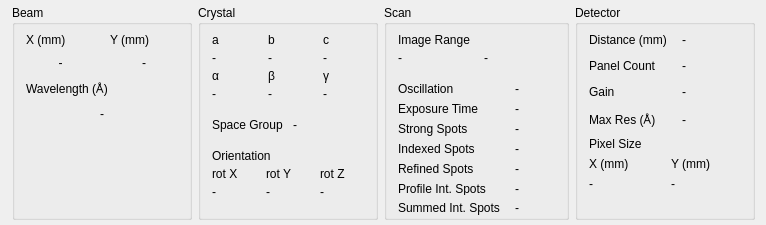
<?xml version="1.0" encoding="UTF-8"?>
<ui version="4.0">
 <class>Form</class>
 <widget class="QWidget" name="Form">
  <property name="geometry">
   <rect>
    <x>0</x>
    <y>0</y>
    <width>766</width>
    <height>225</height>
   </rect>
  </property>
  <property name="sizePolicy">
   <sizepolicy hsizetype="MinimumExpanding" vsizetype="Fixed">
    <horstretch>0</horstretch>
    <verstretch>0</verstretch>
   </sizepolicy>
  </property>
  <property name="windowTitle">
   <string>Form</string>
  </property>
  <property name="styleSheet">
   <string notr="true">QLabel[infoPath] {
	background-color: lightGray;
	padding-left: 1;
}
/* Highlight empty infoPaths as an error */
QLabel[infoPath=&quot;&quot;] {
	background-color: red;
}
QLabel {
    padding: 1.5
}</string>
  </property>
  <layout class="QHBoxLayout" name="horizontalLayout_3">
   <property name="sizeConstraint">
    <enum>QLayout::SetNoConstraint</enum>
   </property>
   <property name="leftMargin">
    <number>12</number>
   </property>
   <property name="topMargin">
    <number>5</number>
   </property>
   <property name="bottomMargin">
    <number>5</number>
   </property>
   <item>
    <widget class="QGroupBox" name="groupBox">
     <property name="title">
      <string>Beam</string>
     </property>
     <layout class="QVBoxLayout" name="verticalLayout_8">
      <property name="spacing">
       <number>0</number>
      </property>
      <property name="margin">
       <number>6</number>
      </property>
      <item>
       <layout class="QVBoxLayout" name="verticalLayout_2">
        <property name="spacing">
         <number>5</number>
        </property>
        <item>
         <layout class="QGridLayout" name="gridLayout">
          <item row="0" column="0">
           <widget class="QLabel" name="label">
            <property name="text">
             <string>X (mm)</string>
            </property>
           </widget>
          </item>
          <item row="0" column="1">
           <widget class="QLabel" name="label_2">
            <property name="text">
             <string>Y (mm)</string>
            </property>
           </widget>
          </item>
          <item row="1" column="0">
           <widget class="QLabel" name="beam_x">
            <property name="text">
             <string notr="true">-</string>
            </property>
            <property name="alignment">
             <set>Qt::AlignCenter</set>
            </property>
            <property name="infoPath" stdset="0">
             <string notr="true">{xb}</string>
            </property>
           </widget>
          </item>
          <item row="1" column="1">
           <widget class="QLabel" name="beam_y">
            <property name="text">
             <string notr="true">-</string>
            </property>
            <property name="alignment">
             <set>Qt::AlignCenter</set>
            </property>
            <property name="infoPath" stdset="0">
             <string notr="true">{yb}</string>
            </property>
           </widget>
          </item>
         </layout>
        </item>
        <item>
         <layout class="QVBoxLayout" name="verticalLayout">
          <item>
           <widget class="QLabel" name="label_3">
            <property name="styleSheet">
             <string notr="true">* { padding-top: 3 }</string>
            </property>
            <property name="text">
             <string>Wavelength (Å)</string>
            </property>
            <property name="textFormat">
             <enum>Qt::AutoText</enum>
            </property>
            <property name="scaledContents">
             <bool>false</bool>
            </property>
            <property name="margin">
             <number>0</number>
            </property>
            <property name="indent">
             <number>-1</number>
            </property>
           </widget>
          </item>
          <item>
           <widget class="QLabel" name="beam_y_2">
            <property name="styleSheet">
             <string notr="true">* { padding-top: 3 }</string>
            </property>
            <property name="text">
             <string notr="true">-</string>
            </property>
            <property name="alignment">
             <set>Qt::AlignCenter</set>
            </property>
            <property name="infoPath" stdset="0">
             <string notr="true">{w_lambda:.6f} Å</string>
            </property>
           </widget>
          </item>
         </layout>
        </item>
       </layout>
      </item>
      <item>
       <spacer name="verticalSpacer_3">
        <property name="orientation">
         <enum>Qt::Vertical</enum>
        </property>
        <property name="sizeType">
         <enum>QSizePolicy::MinimumExpanding</enum>
        </property>
        <property name="sizeHint" stdset="0">
         <size>
          <width>20</width>
          <height>0</height>
         </size>
        </property>
       </spacer>
      </item>
     </layout>
    </widget>
   </item>
   <item>
    <widget class="QGroupBox" name="groupBox_2">
     <property name="title">
      <string>Crystal</string>
     </property>
     <layout class="QVBoxLayout" name="verticalLayout_4">
      <property name="spacing">
       <number>0</number>
      </property>
      <property name="margin">
       <number>6</number>
      </property>
      <item>
       <layout class="QGridLayout" name="gridLayout_3">
        <property name="horizontalSpacing">
         <number>5</number>
        </property>
        <property name="verticalSpacing">
         <number>0</number>
        </property>
        <item row="0" column="0">
         <widget class="QLabel" name="label_16">
          <property name="text">
           <string>a</string>
          </property>
         </widget>
        </item>
        <item row="0" column="1">
         <widget class="QLabel" name="label_5">
          <property name="text">
           <string>b</string>
          </property>
         </widget>
        </item>
        <item row="0" column="2">
         <widget class="QLabel" name="label_6">
          <property name="text">
           <string>c</string>
          </property>
         </widget>
        </item>
        <item row="1" column="0">
         <widget class="QLabel" name="label_12">
          <property name="minimumSize">
           <size>
            <width>50</width>
            <height>0</height>
           </size>
          </property>
          <property name="text">
           <string notr="true">-</string>
          </property>
          <property name="infoPath" stdset="0">
           <string notr="true">{a}</string>
          </property>
         </widget>
        </item>
        <item row="1" column="1">
         <widget class="QLabel" name="label_11">
          <property name="minimumSize">
           <size>
            <width>50</width>
            <height>0</height>
           </size>
          </property>
          <property name="text">
           <string notr="true">-</string>
          </property>
          <property name="infoPath" stdset="0">
           <string notr="true">{b}</string>
          </property>
         </widget>
        </item>
        <item row="1" column="2">
         <widget class="QLabel" name="label_10">
          <property name="minimumSize">
           <size>
            <width>50</width>
            <height>0</height>
           </size>
          </property>
          <property name="text">
           <string notr="true">-</string>
          </property>
          <property name="infoPath" stdset="0">
           <string notr="true">{c}</string>
          </property>
         </widget>
        </item>
        <item row="2" column="0">
         <widget class="QLabel" name="label_7">
          <property name="text">
           <string>α</string>
          </property>
         </widget>
        </item>
        <item row="2" column="1">
         <widget class="QLabel" name="label_8">
          <property name="text">
           <string>β</string>
          </property>
         </widget>
        </item>
        <item row="2" column="2">
         <widget class="QLabel" name="label_9">
          <property name="text">
           <string>γ</string>
          </property>
         </widget>
        </item>
        <item row="3" column="0">
         <widget class="QLabel" name="label_15">
          <property name="minimumSize">
           <size>
            <width>50</width>
            <height>0</height>
           </size>
          </property>
          <property name="text">
           <string notr="true">-</string>
          </property>
          <property name="infoPath" stdset="0">
           <string notr="true">{alpha}</string>
          </property>
         </widget>
        </item>
        <item row="3" column="1">
         <widget class="QLabel" name="label_14">
          <property name="minimumSize">
           <size>
            <width>50</width>
            <height>0</height>
           </size>
          </property>
          <property name="text">
           <string notr="true">-</string>
          </property>
          <property name="infoPath" stdset="0">
           <string notr="true">{beta}</string>
          </property>
         </widget>
        </item>
        <item row="3" column="2">
         <widget class="QLabel" name="label_13">
          <property name="minimumSize">
           <size>
            <width>50</width>
            <height>0</height>
           </size>
          </property>
          <property name="text">
           <string notr="true">-</string>
          </property>
          <property name="infoPath" stdset="0">
           <string notr="true">{gamma}</string>
          </property>
         </widget>
        </item>
       </layout>
      </item>
      <item>
       <spacer name="verticalSpacer_5">
        <property name="orientation">
         <enum>Qt::Vertical</enum>
        </property>
        <property name="sizeType">
         <enum>QSizePolicy::Maximum</enum>
        </property>
        <property name="sizeHint" stdset="0">
         <size>
          <width>20</width>
          <height>13</height>
         </size>
        </property>
       </spacer>
      </item>
      <item>
       <layout class="QHBoxLayout" name="horizontalLayout">
        <property name="bottomMargin">
         <number>0</number>
        </property>
        <item>
         <widget class="QLabel" name="label_4">
          <property name="text">
           <string>Space Group</string>
          </property>
         </widget>
        </item>
        <item>
         <widget class="QLabel" name="label_17">
          <property name="minimumSize">
           <size>
            <width>50</width>
            <height>0</height>
           </size>
          </property>
          <property name="text">
           <string notr="true">-</string>
          </property>
          <property name="infoPath" stdset="0">
           <string notr="true">{spg_group}</string>
          </property>
         </widget>
        </item>
       </layout>
      </item>
      <item>
       <spacer name="verticalSpacer_6">
        <property name="orientation">
         <enum>Qt::Vertical</enum>
        </property>
        <property name="sizeType">
         <enum>QSizePolicy::Maximum</enum>
        </property>
        <property name="sizeHint" stdset="0">
         <size>
          <width>20</width>
          <height>13</height>
         </size>
        </property>
       </spacer>
      </item>
      <item>
       <layout class="QVBoxLayout" name="orientationLayout">
        <property name="spacing">
         <number>0</number>
        </property>
        <item>
         <widget class="QLabel" name="label_18">
          <property name="text">
           <string>Orientation</string>
          </property>
          <property name="margin">
           <number>2</number>
          </property>
         </widget>
        </item>
        <item>
         <layout class="QGridLayout" name="gridLayout_4">
          <item row="1" column="0">
           <widget class="QLabel" name="label_23">
            <property name="minimumSize">
             <size>
              <width>50</width>
              <height>0</height>
             </size>
            </property>
            <property name="text">
             <string notr="true">-</string>
            </property>
            <property name="infoPath" stdset="0">
             <string notr="true">{r1}</string>
            </property>
           </widget>
          </item>
          <item row="1" column="2">
           <widget class="QLabel" name="label_24">
            <property name="minimumSize">
             <size>
              <width>50</width>
              <height>0</height>
             </size>
            </property>
            <property name="text">
             <string notr="true">-</string>
            </property>
            <property name="infoPath" stdset="0">
             <string notr="true">{r3}</string>
            </property>
           </widget>
          </item>
          <item row="1" column="1">
           <widget class="QLabel" name="label_22">
            <property name="minimumSize">
             <size>
              <width>50</width>
              <height>0</height>
             </size>
            </property>
            <property name="text">
             <string notr="true">-</string>
            </property>
            <property name="infoPath" stdset="0">
             <string notr="true">{r2}</string>
            </property>
           </widget>
          </item>
          <item row="0" column="2">
           <widget class="QLabel" name="label_21">
            <property name="text">
             <string>rot Z</string>
            </property>
           </widget>
          </item>
          <item row="0" column="1">
           <widget class="QLabel" name="label_20">
            <property name="text">
             <string>rot Y</string>
            </property>
           </widget>
          </item>
          <item row="0" column="0">
           <widget class="QLabel" name="label_19">
            <property name="text">
             <string>rot X</string>
            </property>
           </widget>
          </item>
         </layout>
        </item>
       </layout>
      </item>
      <item>
       <spacer name="verticalSpacer_2">
        <property name="orientation">
         <enum>Qt::Vertical</enum>
        </property>
        <property name="sizeType">
         <enum>QSizePolicy::MinimumExpanding</enum>
        </property>
        <property name="sizeHint" stdset="0">
         <size>
          <width>20</width>
          <height>0</height>
         </size>
        </property>
       </spacer>
      </item>
     </layout>
    </widget>
   </item>
   <item>
    <widget class="QGroupBox" name="groupBox_3">
     <property name="title">
      <string>Scan</string>
     </property>
     <layout class="QVBoxLayout" name="verticalLayout_6">
      <property name="spacing">
       <number>0</number>
      </property>
      <property name="leftMargin">
       <number>6</number>
      </property>
      <property name="topMargin">
       <number>6</number>
      </property>
      <property name="rightMargin">
       <number>6</number>
      </property>
      <property name="bottomMargin">
       <number>0</number>
      </property>
      <item>
       <layout class="QVBoxLayout" name="verticalLayout_5">
        <item>
         <widget class="QLabel" name="label_25">
          <property name="text">
           <string>Image Range</string>
          </property>
         </widget>
        </item>
        <item>
         <layout class="QHBoxLayout" name="horizontalLayout_2">
          <property name="spacing">
           <number>5</number>
          </property>
          <item>
           <widget class="QLabel" name="label_26">
            <property name="text">
             <string notr="true">-</string>
            </property>
            <property name="infoPath" stdset="0">
             <string notr="true">{img_ran1}</string>
            </property>
           </widget>
          </item>
          <item>
           <widget class="QLabel" name="label_27">
            <property name="text">
             <string notr="true">-</string>
            </property>
            <property name="infoPath" stdset="0">
             <string notr="true">{img_ran2}</string>
            </property>
           </widget>
          </item>
         </layout>
        </item>
       </layout>
      </item>
      <item>
       <spacer name="verticalSpacer_7">
        <property name="orientation">
         <enum>Qt::Vertical</enum>
        </property>
        <property name="sizeType">
         <enum>QSizePolicy::Fixed</enum>
        </property>
        <property name="sizeHint" stdset="0">
         <size>
          <width>20</width>
          <height>13</height>
         </size>
        </property>
       </spacer>
      </item>
      <item>
       <layout class="QFormLayout" name="formLayout">
        <property name="fieldGrowthPolicy">
         <enum>QFormLayout::AllNonFixedFieldsGrow</enum>
        </property>
        <property name="horizontalSpacing">
         <number>5</number>
        </property>
        <property name="verticalSpacing">
         <number>2</number>
        </property>
        <item row="0" column="0">
         <widget class="QLabel" name="label_28">
          <property name="text">
           <string>Oscillation</string>
          </property>
         </widget>
        </item>
        <item row="0" column="1">
         <widget class="QLabel" name="label_41">
          <property name="minimumSize">
           <size>
            <width>50</width>
            <height>0</height>
           </size>
          </property>
          <property name="text">
           <string notr="true">-</string>
          </property>
          <property name="margin">
           <number>0</number>
          </property>
          <property name="infoPath" stdset="0">
           <string notr="true">{oscil2}</string>
          </property>
         </widget>
        </item>
        <item row="1" column="0">
         <widget class="QLabel" name="label_29">
          <property name="text">
           <string>Exposure Time</string>
          </property>
         </widget>
        </item>
        <item row="1" column="1">
         <widget class="QLabel" name="label_38">
          <property name="minimumSize">
           <size>
            <width>50</width>
            <height>0</height>
           </size>
          </property>
          <property name="text">
           <string notr="true">-</string>
          </property>
          <property name="margin">
           <number>0</number>
          </property>
          <property name="infoPath" stdset="0">
           <string notr="true">{e_time}</string>
          </property>
         </widget>
        </item>
        <item row="2" column="0">
         <widget class="QLabel" name="label_30">
          <property name="text">
           <string>Strong Spots</string>
          </property>
         </widget>
        </item>
        <item row="2" column="1">
         <widget class="QLabel" name="label_40">
          <property name="minimumSize">
           <size>
            <width>50</width>
            <height>0</height>
           </size>
          </property>
          <property name="text">
           <string notr="true">-</string>
          </property>
          <property name="margin">
           <number>0</number>
          </property>
          <property name="infoPath" stdset="0">
           <string notr="true">{n_strng}</string>
          </property>
         </widget>
        </item>
        <item row="3" column="0">
         <widget class="QLabel" name="label_31">
          <property name="text">
           <string>Indexed Spots</string>
          </property>
         </widget>
        </item>
        <item row="3" column="1">
         <widget class="QLabel" name="label_36">
          <property name="minimumSize">
           <size>
            <width>50</width>
            <height>0</height>
           </size>
          </property>
          <property name="text">
           <string notr="true">-</string>
          </property>
          <property name="margin">
           <number>0</number>
          </property>
          <property name="infoPath" stdset="0">
           <string notr="true">{n_index}</string>
          </property>
         </widget>
        </item>
        <item row="4" column="0">
         <widget class="QLabel" name="label_32">
          <property name="text">
           <string>Refined Spots</string>
          </property>
         </widget>
        </item>
        <item row="4" column="1">
         <widget class="QLabel" name="label_37">
          <property name="minimumSize">
           <size>
            <width>50</width>
            <height>0</height>
           </size>
          </property>
          <property name="text">
           <string notr="true">-</string>
          </property>
          <property name="margin">
           <number>0</number>
          </property>
          <property name="infoPath" stdset="0">
           <string notr="true">{n_refnd}</string>
          </property>
         </widget>
        </item>
        <item row="5" column="0">
         <widget class="QLabel" name="label_33">
          <property name="text">
           <string>Profile Int. Spots</string>
          </property>
         </widget>
        </item>
        <item row="5" column="1">
         <widget class="QLabel" name="label_35">
          <property name="minimumSize">
           <size>
            <width>50</width>
            <height>0</height>
           </size>
          </property>
          <property name="text">
           <string notr="true">-</string>
          </property>
          <property name="margin">
           <number>0</number>
          </property>
          <property name="infoPath" stdset="0">
           <string notr="true">{n_integ_sum}</string>
          </property>
         </widget>
        </item>
        <item row="6" column="0">
         <widget class="QLabel" name="label_34">
          <property name="text">
           <string>Summed Int. Spots</string>
          </property>
         </widget>
        </item>
        <item row="6" column="1">
         <widget class="QLabel" name="label_39">
          <property name="minimumSize">
           <size>
            <width>50</width>
            <height>0</height>
           </size>
          </property>
          <property name="text">
           <string notr="true">-</string>
          </property>
          <property name="margin">
           <number>0</number>
          </property>
          <property name="infoPath" stdset="0">
           <string notr="true">{n_integ_prf}</string>
          </property>
         </widget>
        </item>
       </layout>
      </item>
      <item>
       <spacer name="verticalSpacer">
        <property name="orientation">
         <enum>Qt::Vertical</enum>
        </property>
        <property name="sizeType">
         <enum>QSizePolicy::MinimumExpanding</enum>
        </property>
        <property name="sizeHint" stdset="0">
         <size>
          <width>20</width>
          <height>0</height>
         </size>
        </property>
       </spacer>
      </item>
     </layout>
    </widget>
   </item>
   <item>
    <widget class="QGroupBox" name="groupBox_4">
     <property name="title">
      <string>Detector</string>
     </property>
     <layout class="QVBoxLayout" name="verticalLayout_3">
      <property name="spacing">
       <number>0</number>
      </property>
      <property name="margin">
       <number>6</number>
      </property>
      <item>
       <layout class="QFormLayout" name="formLayout_2">
        <property name="fieldGrowthPolicy">
         <enum>QFormLayout::AllNonFixedFieldsGrow</enum>
        </property>
        <property name="horizontalSpacing">
         <number>5</number>
        </property>
        <property name="verticalSpacing">
         <number>8</number>
        </property>
        <item row="0" column="0">
         <widget class="QLabel" name="label_42">
          <property name="text">
           <string>Distance (mm)</string>
          </property>
         </widget>
        </item>
        <item row="0" column="1">
         <widget class="QLabel" name="label_43">
          <property name="minimumSize">
           <size>
            <width>50</width>
            <height>0</height>
           </size>
          </property>
          <property name="text">
           <string notr="true">-</string>
          </property>
          <property name="infoPath" stdset="0">
           <string notr="true">{dd}</string>
          </property>
         </widget>
        </item>
        <item row="1" column="0">
         <widget class="QLabel" name="label_44">
          <property name="text">
           <string>Panel Count</string>
          </property>
         </widget>
        </item>
        <item row="1" column="1">
         <widget class="QLabel" name="label_45">
          <property name="minimumSize">
           <size>
            <width>50</width>
            <height>0</height>
           </size>
          </property>
          <property name="text">
           <string notr="true">-</string>
          </property>
          <property name="infoPath" stdset="0">
           <string notr="true">{n_pans}</string>
          </property>
         </widget>
        </item>
        <item row="2" column="0">
         <widget class="QLabel" name="label_47">
          <property name="text">
           <string>Gain</string>
          </property>
         </widget>
        </item>
        <item row="2" column="1">
         <widget class="QLabel" name="label_48">
          <property name="minimumSize">
           <size>
            <width>50</width>
            <height>0</height>
           </size>
          </property>
          <property name="text">
           <string notr="true">-</string>
          </property>
          <property name="infoPath" stdset="0">
           <string notr="true">{gain}</string>
          </property>
         </widget>
        </item>
        <item row="3" column="0">
         <widget class="QLabel" name="label_46">
          <property name="text">
           <string>Max Res (Å)</string>
          </property>
         </widget>
        </item>
        <item row="3" column="1">
         <widget class="QLabel" name="label_49">
          <property name="minimumSize">
           <size>
            <width>50</width>
            <height>0</height>
           </size>
          </property>
          <property name="text">
           <string notr="true">-</string>
          </property>
          <property name="infoPath" stdset="0">
           <string notr="true">{max_res:.2f}</string>
          </property>
         </widget>
        </item>
       </layout>
      </item>
      <item>
       <spacer name="verticalSpacer_8">
        <property name="orientation">
         <enum>Qt::Vertical</enum>
        </property>
        <property name="sizeType">
         <enum>QSizePolicy::Maximum</enum>
        </property>
        <property name="sizeHint" stdset="0">
         <size>
          <width>20</width>
          <height>0</height>
         </size>
        </property>
       </spacer>
      </item>
      <item>
       <spacer name="verticalSpacer_9">
        <property name="orientation">
         <enum>Qt::Vertical</enum>
        </property>
        <property name="sizeType">
         <enum>QSizePolicy::Fixed</enum>
        </property>
        <property name="sizeHint" stdset="0">
         <size>
          <width>20</width>
          <height>5</height>
         </size>
        </property>
       </spacer>
      </item>
      <item>
       <layout class="QVBoxLayout" name="verticalLayout_7">
        <property name="spacing">
         <number>2</number>
        </property>
        <item>
         <widget class="QLabel" name="label_50">
          <property name="text">
           <string>Pixel Size</string>
          </property>
         </widget>
        </item>
        <item>
         <layout class="QGridLayout" name="gridLayout_7">
          <item row="0" column="0">
           <widget class="QLabel" name="label_51">
            <property name="text">
             <string>X (mm)</string>
            </property>
           </widget>
          </item>
          <item row="0" column="1">
           <widget class="QLabel" name="label_52">
            <property name="text">
             <string>Y (mm)</string>
            </property>
           </widget>
          </item>
          <item row="1" column="0">
           <widget class="QLabel" name="label_53">
            <property name="text">
             <string notr="true">-</string>
            </property>
            <property name="infoPath" stdset="0">
             <string notr="true">{y_px_size:.3f}</string>
            </property>
           </widget>
          </item>
          <item row="1" column="1">
           <widget class="QLabel" name="label_54">
            <property name="text">
             <string notr="true">-</string>
            </property>
            <property name="infoPath" stdset="0">
             <string notr="true">{y_px_size:.3f}</string>
            </property>
           </widget>
          </item>
         </layout>
        </item>
       </layout>
      </item>
      <item>
       <spacer name="verticalSpacer_4">
        <property name="orientation">
         <enum>Qt::Vertical</enum>
        </property>
        <property name="sizeType">
         <enum>QSizePolicy::MinimumExpanding</enum>
        </property>
        <property name="sizeHint" stdset="0">
         <size>
          <width>20</width>
          <height>0</height>
         </size>
        </property>
       </spacer>
      </item>
     </layout>
    </widget>
   </item>
  </layout>
 </widget>
 <resources/>
 <connections/>
</ui>
